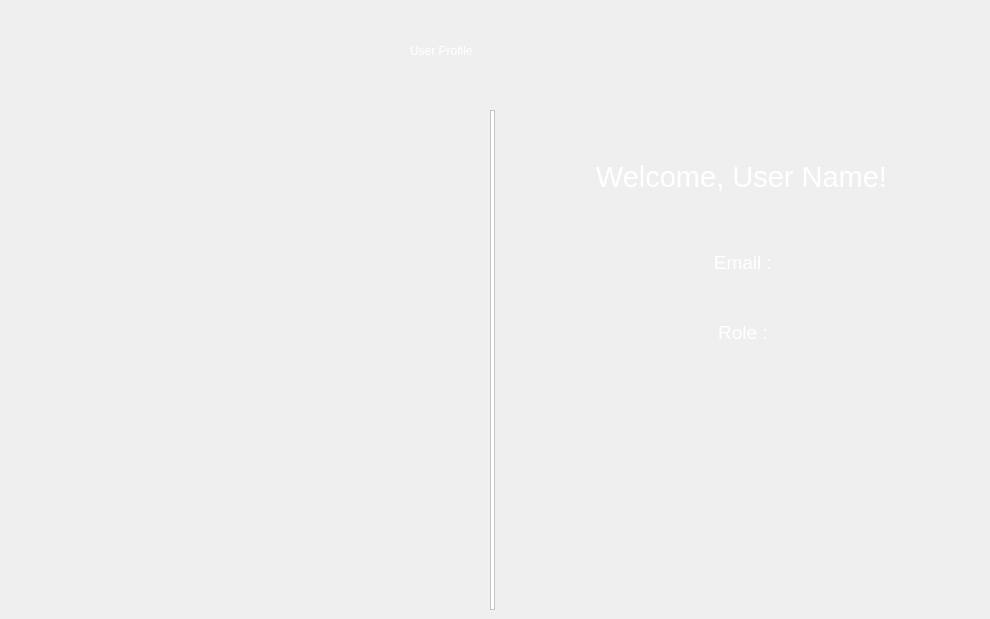
      <widget class="QWidget" name="pageProfile">
       <widget class="QLabel" name="label_11">
        <property name="geometry">
         <rect>
          <x>410</x>
          <y>20</y>
          <width>191</width>
          <height>61</height>
         </rect>
        </property>
        <property name="styleSheet">
         <string notr="true">color: rgb(255, 255, 255);
font: 75 28pt &quot;MS Shell Dlg 2&quot;;</string>
        </property>
        <property name="text">
         <string>User Profile</string>
        </property>
       </widget>
       <widget class="QFrame" name="frame_5">
        <property name="geometry">
         <rect>
          <x>490</x>
          <y>110</y>
          <width>5</width>
          <height>500</height>
         </rect>
        </property>
        <property name="styleSheet">
         <string notr="true">background-color: rgb(255, 255, 255);</string>
        </property>
        <property name="frameShape">
         <enum>QFrame::StyledPanel</enum>
        </property>
        <property name="frameShadow">
         <enum>QFrame::Raised</enum>
        </property>
       </widget>
       <widget class="QLabel" name="UserName">
        <property name="geometry">
         <rect>
          <x>590</x>
          <y>141</y>
          <width>311</width>
          <height>71</height>
         </rect>
        </property>
        <property name="sizePolicy">
         <sizepolicy hsizetype="Preferred" vsizetype="Maximum">
          <horstretch>0</horstretch>
          <verstretch>0</verstretch>
         </sizepolicy>
        </property>
        <property name="font">
         <font>
          <family>MS Shell Dlg 2</family>
          <pointsize>22</pointsize>
          <weight>9</weight>
          <italic>false</italic>
          <bold>false</bold>
         </font>
        </property>
        <property name="styleSheet">
         <string notr="true">color: rgb(255, 255, 255);
font: 75 22pt &quot;MS Shell Dlg 2&quot;;</string>
        </property>
        <property name="text">
         <string>Welcome, User Name! </string>
        </property>
        <property name="alignment">
         <set>Qt::AlignCenter</set>
        </property>
       </widget>
       <widget class="QLabel" name="EmailID">
        <property name="geometry">
         <rect>
          <x>510</x>
          <y>250</y>
          <width>471</width>
          <height>25</height>
         </rect>
        </property>
        <property name="sizePolicy">
         <sizepolicy hsizetype="Minimum" vsizetype="Fixed">
          <horstretch>0</horstretch>
          <verstretch>0</verstretch>
         </sizepolicy>
        </property>
        <property name="minimumSize">
         <size>
          <width>0</width>
          <height>15</height>
         </size>
        </property>
        <property name="font">
         <font>
          <family>Segoe UI</family>
          <pointsize>14</pointsize>
         </font>
        </property>
        <property name="styleSheet">
         <string notr="true">color: rgb(255, 255, 255);</string>
        </property>
        <property name="text">
         <string>Email : </string>
        </property>
        <property name="alignment">
         <set>Qt::AlignCenter</set>
        </property>
       </widget>
       <widget class="QLabel" name="ROLEID">
        <property name="geometry">
         <rect>
          <x>510</x>
          <y>320</y>
          <width>471</width>
          <height>25</height>
         </rect>
        </property>
        <property name="sizePolicy">
         <sizepolicy hsizetype="Minimum" vsizetype="Fixed">
          <horstretch>0</horstretch>
          <verstretch>0</verstretch>
         </sizepolicy>
        </property>
        <property name="minimumSize">
         <size>
          <width>0</width>
          <height>15</height>
         </size>
        </property>
        <property name="font">
         <font>
          <family>Segoe UI</family>
          <pointsize>14</pointsize>
         </font>
        </property>
        <property name="styleSheet">
         <string notr="true">color: rgb(255, 255, 255);</string>
        </property>
        <property name="text">
         <string>Role : </string>
        </property>
        <property name="alignment">
         <set>Qt::AlignCenter</set>
        </property>
       </widget>
       <widget class="QLabel" name="label_15">
        <property name="geometry">
         <rect>
          <x>50</x>
          <y>100</y>
          <width>371</width>
          <height>351</height>
         </rect>
        </property>
        <property name="text">
         <string/>
        </property>
        <property name="pixmap">
         <pixmap>icons/profile.png</pixmap>
        </property>
        <property name="scaledContents">
         <bool>true</bool>
        </property>
       </widget>
      </widget>
